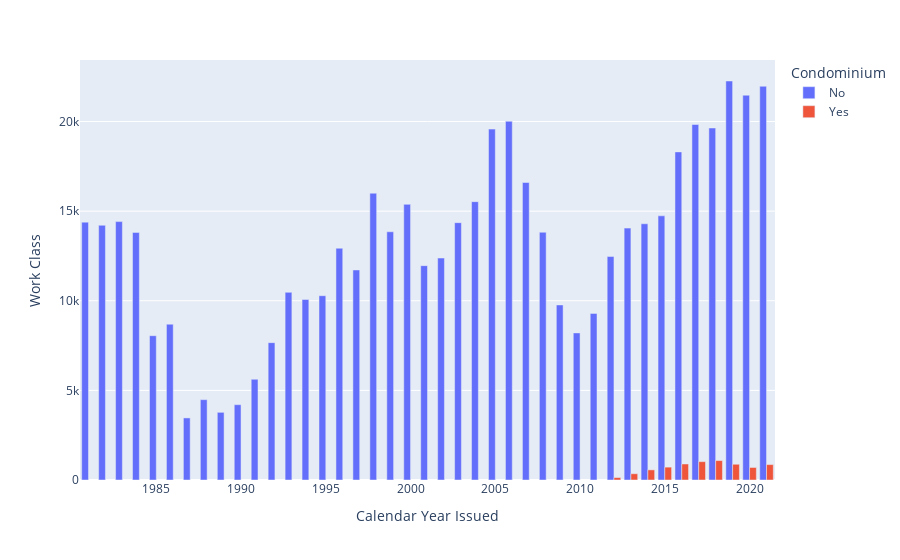

Here is the notebook cell this chart was saved with:
### Code cell
data=licences.groupby(['Calendar Year Issued','Condominium'])['Work Class'].count().to_frame()
data.reset_index(inplace=True)
fig = px.bar(data, x="Calendar Year Issued", y="Work Class",color="Condominium",barmode="group")
fig.show()

### Figure 1 — Plotly figure (JSON) as saved in the notebook; plotly's stock layout.template omitted (floating-point values rounded to 4 significant figures)
{"data": [{"alignmentgroup": "True", "hovertemplate": "Condominium=No<br>Calendar Year Issued=%{x}<br>Work Class=%{y}<extra></extra>", "legendgroup": "No", "marker": {"color": "#636efa"}, "name": "No", "offsetgroup": "No", "orientation": "v", "showlegend": true, "textposition": "auto", "type": "bar", "x": [1981, 1982, 1983, 1984, 1985, 1986, 1987, 1988, 1989, 1990, 1991, 1992, 1993, 1994, 1995, 1996, 1997, 1998, 1999, 2000, 2001, 2002, 2003, 2004, 2005, 2006, 2007, 2008, 2009, 2010, 2011, 2012, 2013, 2014, 2015, 2016, 2017, 2018, 2019, 2020, 2021], "xaxis": "x", "y": [14388, 14213, 14418, 13814, 8052, 8693, 3464, 4483, 3776, 4202, 5621, 7663, 10471, 10073, 10284, 12932, 11719, 16003, 13850, 15381, 11959, 12384, 14358, 15530, 19579, 20016, 16599, 13823, 9768, 8208, 9295, 12468, 14055, 14297, 14740, 18308, 19835, 19640, 22263, 21470, 21969], "yaxis": "y"}, {"alignmentgroup": "True", "hovertemplate": "Condominium=Yes<br>Calendar Year Issued=%{x}<br>Work Class=%{y}<extra></extra>", "legendgroup": "Yes", "marker": {"color": "#EF553B"}, "name": "Yes", "offsetgroup": "Yes", "orientation": "v", "showlegend": true, "textposition": "auto", "type": "bar", "x": [2012, 2013, 2014, 2015, 2016, 2017, 2018, 2019, 2020, 2021], "xaxis": "x", "y": [136, 350, 565, 718, 894, 1024, 1084, 878, 699, 860], "yaxis": "y"}], "layout": {"barmode": "group", "legend": {"title": {"text": "Condominium"}, "tracegroupgap": 0}, "margin": {"t": 60}, "xaxis": {"anchor": "y", "domain": [0, 1], "title": {"text": "Calendar Year Issued"}}, "yaxis": {"anchor": "x", "domain": [0, 1], "title": {"text": "Work Class"}}}}
